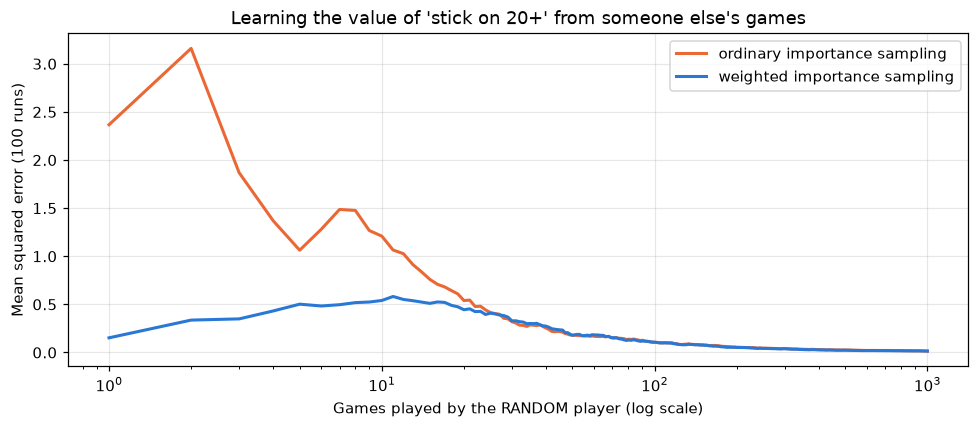

The script that saved this image:
"""
Topic 2d: OFF-policy Monte Carlo with importance sampling (just the intuition).

Question: "How good is the state  (sum 13, dealer shows 2, usable ace)
           if I play 'stick on 20+'  (the TARGET policy) ...
           ... but I only have games played by someone pressing RANDOM buttons
           (the BEHAVIOUR policy)?"

Trick: re-weight every random game by how likely OUR policy was to play it.
    ratio ρ = product over the game of   π(a|s) / b(a|s)
            = 1 / 0.5 = 2 for every action our policy would also have chosen
            = 0       as soon as ONE action is one our policy would never choose
    ordinary IS :  V = Σ ρ·G / (number of games)
    weighted IS :  V = Σ ρ·G / Σ ρ

Run:  python off_policy.py            (about 1 minute)
      python off_policy.py --no-show
"""
import argparse
import sys

import gymnasium as gym
import matplotlib.pyplot as plt
import numpy as np
from gymnasium.envs.toy_text.blackjack import draw_card

from mc import as_state, random_policy, stick_on_20

sys.stdout.reconfigure(encoding="utf-8")

ACTION = ["stick", "hit"]


def play_from_soft13_vs_2(env, policy, rng):
    """One game that STARTS in (13, dealer 2, usable ace): ace + 2 in hand, dealer shows a 2."""
    env.reset()
    game = env.unwrapped
    game.player = [1, 2]
    game.dealer = [2, draw_card(game.np_random)]
    s = as_state(game._get_obs())
    episode, done = [], False
    while not done:
        a = policy(s, rng)
        obs, r, terminated, truncated, _ = env.step(a)
        episode.append((s, a, r))
        s = as_state(obs)
        done = terminated or truncated
    return episode


def ratio(episode):
    rho = 1.0
    for s, a, _ in episode:
        target_action = stick_on_20(s, None)
        rho *= (1.0 if a == target_action else 0.0) / 0.5      # π(a|s) / b(a|s)
    return rho


def main():
    parser = argparse.ArgumentParser()
    parser.add_argument("--no-show", action="store_true")
    args = parser.parse_args()
    env = gym.make("Blackjack-v1")
    rng = np.random.default_rng(0)
    env.reset(seed=0)

    true_games = 100_000
    true_v = np.mean([play_from_soft13_vs_2(env, stick_on_20, rng)[-1][2] for _ in range(true_games)])
    print(f"'True' value by playing stick-on-20 itself {true_games:,} times: V = {true_v:+.3f}")
    print("(Sutton & Barto report -0.27726 for this state.)\n")

    print("Five games played by the RANDOM player, and how much each one counts:")
    for i in range(5):
        ep = play_from_soft13_vs_2(env, random_policy, rng)
        moves = ", ".join(f"{s[0]}:{ACTION[a]}" for s, a, _ in ep)
        print(f"  game {i + 1}: {moves:<34} result G = {ep[-1][2]:+.0f}   ratio ρ = {ratio(ep):g}")

    runs, episodes = 100, 1000
    ordinary = np.zeros((runs, episodes))
    weighted = np.zeros((runs, episodes))
    for run in range(runs):
        num, den = 0.0, 0.0
        for n in range(episodes):
            ep = play_from_soft13_vs_2(env, random_policy, rng)
            rho, G = ratio(ep), ep[-1][2]                     # γ = 1: G = final reward
            num += rho * G
            den += rho
            ordinary[run, n] = num / (n + 1)
            weighted[run, n] = num / den if den > 0 else 0.0
    mse_o = ((ordinary - true_v) ** 2).mean(axis=0)
    mse_w = ((weighted - true_v) ** 2).mean(axis=0)
    print(f"\nError (mean squared, {runs} runs) after N random games:")
    print(f"  {'N':>6}{'ordinary IS':>14}{'weighted IS':>14}")
    for n in (10, 100, 1000):
        print(f"  {n:>6}{mse_o[n - 1]:14.3f}{mse_w[n - 1]:14.3f}")
    print(f"  Average estimate after 1000 games: ordinary {ordinary[:, -1].mean():+.3f}, "
          f"weighted {weighted[:, -1].mean():+.3f}")

    fig, ax = plt.subplots(figsize=(9, 4))
    ax.plot(np.arange(1, episodes + 1), mse_o, color="#eb6834", lw=2, label="ordinary importance sampling")
    ax.plot(np.arange(1, episodes + 1), mse_w, color="#2a78d6", lw=2, label="weighted importance sampling")
    ax.set_xscale("log")
    ax.set_xlabel("Games played by the RANDOM player (log scale)")
    ax.set_ylabel(f"Mean squared error ({runs} runs)")
    ax.set_title("Learning the value of 'stick on 20+' from someone else's games")
    ax.grid(alpha=0.3)
    ax.legend()
    fig.tight_layout()
    fig.savefig("off_policy.png", dpi=110, bbox_inches="tight")
    print("\nChart saved to off_policy.png")
    if not args.no_show:
        plt.show()


if __name__ == "__main__":
    main()
